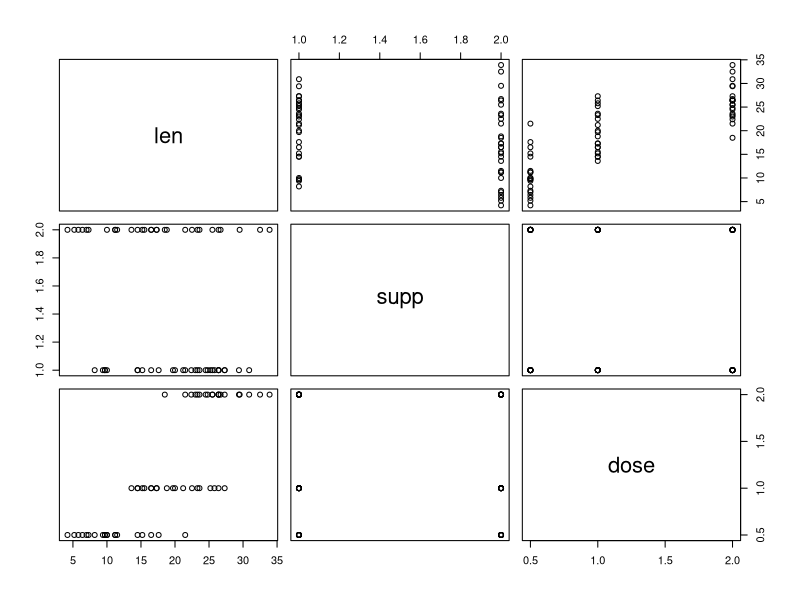
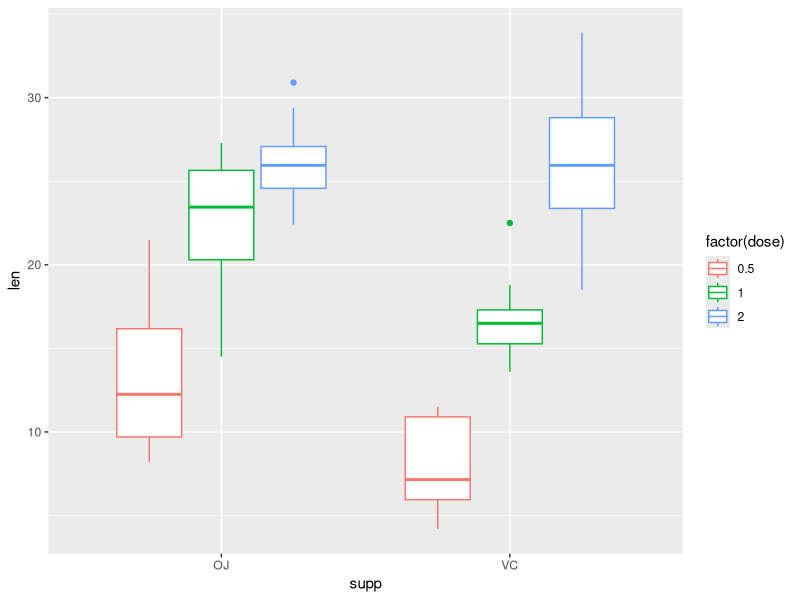
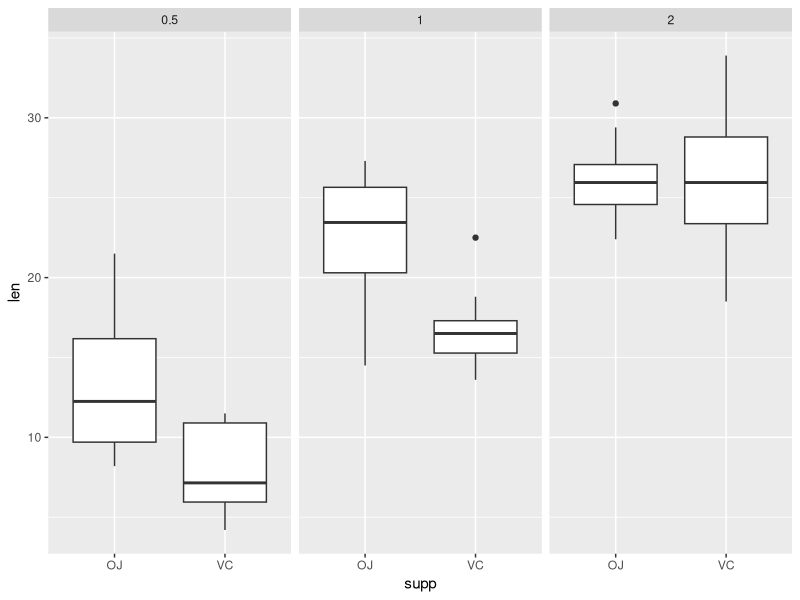
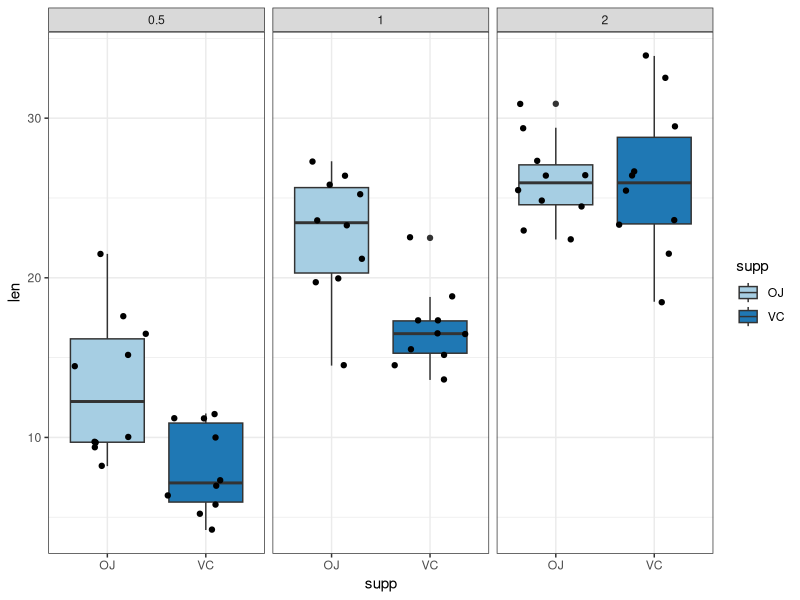

Generate these figures, in order, with R:
## ---- chunk 1
knitr::opts_chunk$set(echo=TRUE, fig.path="imgs/ToothGrowth_Plot/",
                      fig.width=6, fig.height=4,
                      fig.show='hold', fig.align='center')
options(width=100)
## ---- chunk 2
plot(ToothGrowth)
## ---- chunk 3
library(ggplot2)

tg.plot <- ggplot(ToothGrowth, aes(x=supp, y=len))

tg.plot + geom_boxplot(aes(col=factor(dose)))
## ---- chunk 4
tg.plot + geom_boxplot() + facet_wrap(~dose)
## ---- chunk 5
tg.plot + geom_boxplot(aes(fill=supp)) +
  geom_jitter() +
  facet_wrap(~dose) +
  scale_fill_brewer(palette="Paired") +
  theme_bw()
